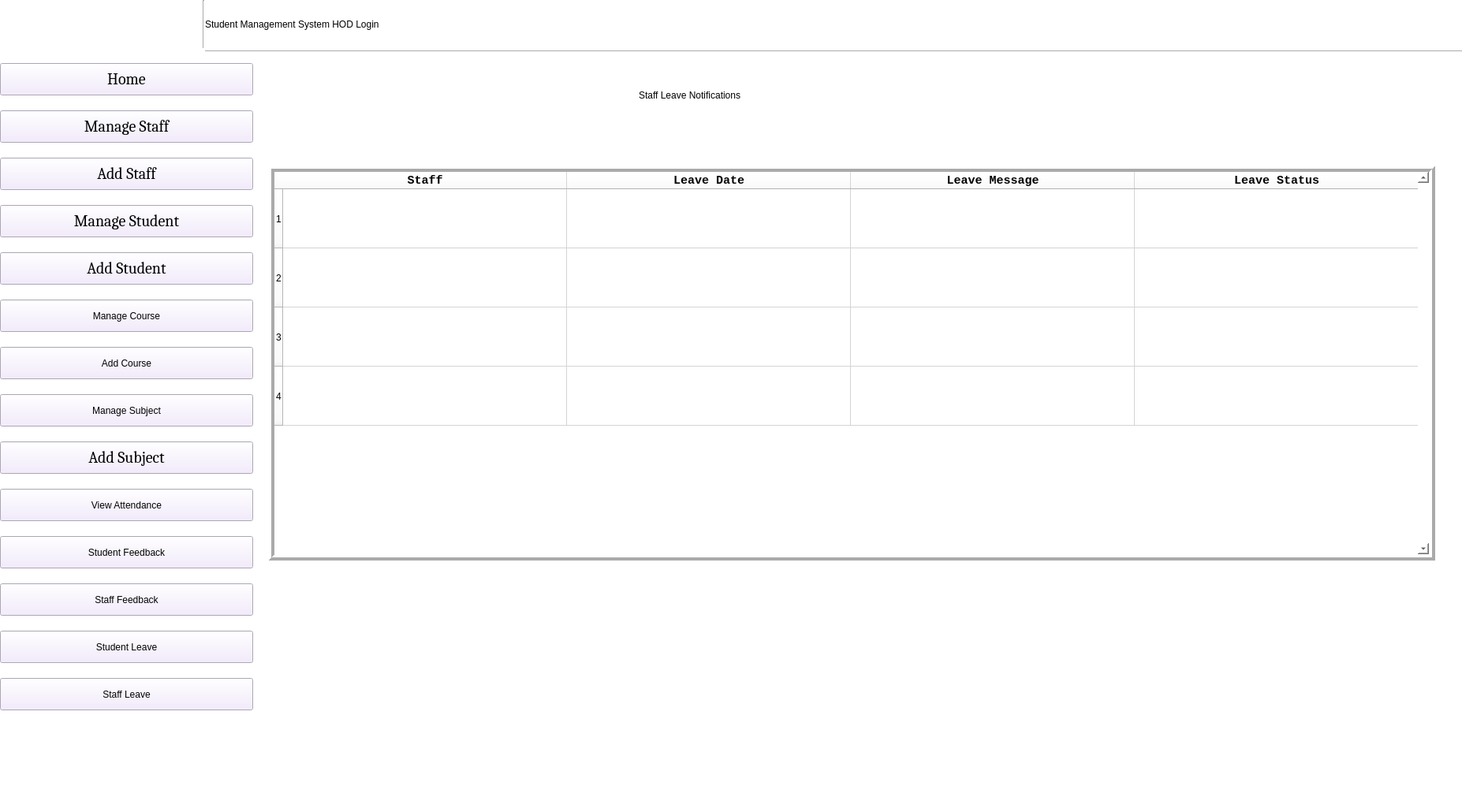
<?xml version="1.0" encoding="UTF-8"?>
<ui version="4.0">
 <class>MainWindow</class>
 <widget class="QMainWindow" name="MainWindow">
  <property name="geometry">
   <rect>
    <x>0</x>
    <y>0</y>
    <width>1854</width>
    <height>1030</height>
   </rect>
  </property>
  <property name="windowTitle">
   <string>MainWindow</string>
  </property>
  <property name="styleSheet">
   <string notr="true">background-color: rgb(255,255,255);</string>
  </property>
  <widget class="QWidget" name="centralwidget">
   <widget class="Line" name="line">
    <property name="geometry">
     <rect>
      <x>260</x>
      <y>50</y>
      <width>1661</width>
      <height>31</height>
     </rect>
    </property>
    <property name="orientation">
     <enum>Qt::Horizontal</enum>
    </property>
   </widget>
   <widget class="Line" name="line_2">
    <property name="geometry">
     <rect>
      <x>250</x>
      <y>0</y>
      <width>16</width>
      <height>61</height>
     </rect>
    </property>
    <property name="orientation">
     <enum>Qt::Vertical</enum>
    </property>
   </widget>
   <widget class="QLabel" name="viewAttendance_l">
    <property name="geometry">
     <rect>
      <x>260</x>
      <y>0</y>
      <width>721</width>
      <height>61</height>
     </rect>
    </property>
    <property name="styleSheet">
     <string notr="true">font: 36pt &quot;Microsoft Himalaya&quot;;</string>
    </property>
    <property name="text">
     <string>Student Management System HOD Login</string>
    </property>
   </widget>
   <widget class="QLabel" name="subject_l">
    <property name="geometry">
     <rect>
      <x>810</x>
      <y>80</y>
      <width>461</width>
      <height>81</height>
     </rect>
    </property>
    <property name="styleSheet">
     <string notr="true">font: 36pt &quot;Microsoft Himalaya&quot;;</string>
    </property>
    <property name="text">
     <string>Staff Leave Notifications</string>
    </property>
    <property name="buddy">
     <cstring>subject_l</cstring>
    </property>
   </widget>
   <widget class="QTableWidget" name="StaffLeave_t">
    <property name="geometry">
     <rect>
      <x>340</x>
      <y>210</y>
      <width>1480</width>
      <height>501</height>
     </rect>
    </property>
    <property name="frameShape">
     <enum>QFrame::Box</enum>
    </property>
    <property name="frameShadow">
     <enum>QFrame::Raised</enum>
    </property>
    <property name="lineWidth">
     <number>4</number>
    </property>
    <property name="verticalScrollBarPolicy">
     <enum>Qt::ScrollBarAlwaysOn</enum>
    </property>
    <property name="horizontalScrollBarPolicy">
     <enum>Qt::ScrollBarAlwaysOff</enum>
    </property>
    <property name="sizeAdjustPolicy">
     <enum>QAbstractScrollArea::AdjustToContents</enum>
    </property>
    <property name="selectionMode">
     <enum>QAbstractItemView::SingleSelection</enum>
    </property>
    <property name="selectionBehavior">
     <enum>QAbstractItemView::SelectRows</enum>
    </property>
    <property name="showGrid">
     <bool>true</bool>
    </property>
    <property name="gridStyle">
     <enum>Qt::SolidLine</enum>
    </property>
    <property name="sortingEnabled">
     <bool>true</bool>
    </property>
    <property name="wordWrap">
     <bool>true</bool>
    </property>
    <property name="cornerButtonEnabled">
     <bool>true</bool>
    </property>
    <property name="rowCount">
     <number>4</number>
    </property>
    <property name="columnCount">
     <number>4</number>
    </property>
    <attribute name="horizontalHeaderCascadingSectionResizes">
     <bool>true</bool>
    </attribute>
    <attribute name="horizontalHeaderDefaultSectionSize">
     <number>360</number>
    </attribute>
    <attribute name="horizontalHeaderMinimumSectionSize">
     <number>100</number>
    </attribute>
    <attribute name="verticalHeaderDefaultSectionSize">
     <number>75</number>
    </attribute>
    <attribute name="verticalHeaderMinimumSectionSize">
     <number>50</number>
    </attribute>
    <row/>
    <row/>
    <row/>
    <row/>
    <column>
     <property name="text">
      <string>Staff</string>
     </property>
     <property name="font">
      <font>
       <family>Consolas</family>
       <pointsize>11</pointsize>
       <weight>75</weight>
       <bold>true</bold>
      </font>
     </property>
    </column>
    <column>
     <property name="text">
      <string>Leave Date</string>
     </property>
     <property name="font">
      <font>
       <family>Consolas</family>
       <pointsize>11</pointsize>
       <weight>75</weight>
       <bold>true</bold>
      </font>
     </property>
    </column>
    <column>
     <property name="text">
      <string>Leave Message</string>
     </property>
     <property name="font">
      <font>
       <family>Consolas</family>
       <pointsize>11</pointsize>
       <weight>75</weight>
       <bold>true</bold>
      </font>
     </property>
    </column>
    <column>
     <property name="text">
      <string>Leave Status</string>
     </property>
     <property name="font">
      <font>
       <family>Consolas</family>
       <pointsize>11</pointsize>
       <weight>75</weight>
       <bold>true</bold>
      </font>
     </property>
    </column>
   </widget>
   <widget class="QPushButton" name="ManageSubject_b">
    <property name="geometry">
     <rect>
      <x>0</x>
      <y>500</y>
      <width>321</width>
      <height>41</height>
     </rect>
    </property>
    <property name="styleSheet">
     <string notr="true">font: 15pt &quot;Cambria&quot;;
background-color: rgb(241, 231, 254);</string>
    </property>
    <property name="text">
     <string>Manage Subject</string>
    </property>
   </widget>
   <widget class="QPushButton" name="StudentLeave_b">
    <property name="geometry">
     <rect>
      <x>0</x>
      <y>800</y>
      <width>321</width>
      <height>41</height>
     </rect>
    </property>
    <property name="styleSheet">
     <string notr="true">font: 15pt &quot;Cambria&quot;;
background-color: rgb(241, 231, 254);</string>
    </property>
    <property name="text">
     <string>Student Leave</string>
    </property>
   </widget>
   <widget class="QPushButton" name="Home_b">
    <property name="geometry">
     <rect>
      <x>0</x>
      <y>80</y>
      <width>321</width>
      <height>41</height>
     </rect>
    </property>
    <property name="font">
     <font>
      <family>Cambria</family>
      <pointsize>15</pointsize>
      <weight>50</weight>
      <italic>false</italic>
      <bold>false</bold>
     </font>
    </property>
    <property name="styleSheet">
     <string notr="true">font: 15pt &quot;Cambria&quot;;
background-color: rgb(241, 231, 254);</string>
    </property>
    <property name="text">
     <string>Home</string>
    </property>
   </widget>
   <widget class="QPushButton" name="AddSubject_b">
    <property name="geometry">
     <rect>
      <x>0</x>
      <y>560</y>
      <width>321</width>
      <height>41</height>
     </rect>
    </property>
    <property name="font">
     <font>
      <family>Cambria</family>
      <pointsize>15</pointsize>
      <weight>50</weight>
      <italic>false</italic>
      <bold>false</bold>
     </font>
    </property>
    <property name="styleSheet">
     <string notr="true">font: 15pt &quot;Cambria&quot;;
background-color: rgb(241, 231, 254);</string>
    </property>
    <property name="text">
     <string>Add Subject</string>
    </property>
   </widget>
   <widget class="QPushButton" name="StaffFeedback_b">
    <property name="geometry">
     <rect>
      <x>0</x>
      <y>740</y>
      <width>321</width>
      <height>41</height>
     </rect>
    </property>
    <property name="styleSheet">
     <string notr="true">font: 15pt &quot;Cambria&quot;;
background-color: rgb(241, 231, 254);</string>
    </property>
    <property name="text">
     <string>Staff Feedback</string>
    </property>
   </widget>
   <widget class="QPushButton" name="AddStaff_b">
    <property name="geometry">
     <rect>
      <x>0</x>
      <y>200</y>
      <width>321</width>
      <height>41</height>
     </rect>
    </property>
    <property name="font">
     <font>
      <family>Cambria</family>
      <pointsize>15</pointsize>
      <weight>50</weight>
      <italic>false</italic>
      <bold>false</bold>
     </font>
    </property>
    <property name="styleSheet">
     <string notr="true">font: 15pt &quot;Cambria&quot;;
background-color: rgb(241, 231, 254);</string>
    </property>
    <property name="text">
     <string>Add Staff</string>
    </property>
   </widget>
   <widget class="QPushButton" name="AddCourse_b">
    <property name="geometry">
     <rect>
      <x>0</x>
      <y>440</y>
      <width>321</width>
      <height>41</height>
     </rect>
    </property>
    <property name="styleSheet">
     <string notr="true">font: 15pt &quot;Cambria&quot;;
background-color: rgb(241, 231, 254);</string>
    </property>
    <property name="text">
     <string>Add Course</string>
    </property>
   </widget>
   <widget class="QPushButton" name="ManageCourse_b">
    <property name="geometry">
     <rect>
      <x>0</x>
      <y>380</y>
      <width>321</width>
      <height>41</height>
     </rect>
    </property>
    <property name="styleSheet">
     <string notr="true">font: 15pt &quot;Cambria&quot;;
background-color: rgb(241, 231, 254);</string>
    </property>
    <property name="text">
     <string>Manage Course</string>
    </property>
   </widget>
   <widget class="QPushButton" name="ViewAttendance_b">
    <property name="geometry">
     <rect>
      <x>0</x>
      <y>620</y>
      <width>321</width>
      <height>41</height>
     </rect>
    </property>
    <property name="styleSheet">
     <string notr="true">font: 15pt &quot;Cambria&quot;;
background-color: rgb(241, 231, 254);</string>
    </property>
    <property name="text">
     <string>View Attendance</string>
    </property>
   </widget>
   <widget class="QPushButton" name="StaffLeave_b">
    <property name="geometry">
     <rect>
      <x>0</x>
      <y>860</y>
      <width>321</width>
      <height>41</height>
     </rect>
    </property>
    <property name="styleSheet">
     <string notr="true">font: 15pt &quot;Cambria&quot;;
background-color: rgb(241, 231, 254);</string>
    </property>
    <property name="text">
     <string>Staff Leave</string>
    </property>
   </widget>
   <widget class="QPushButton" name="ManageStaff_b">
    <property name="geometry">
     <rect>
      <x>0</x>
      <y>140</y>
      <width>321</width>
      <height>41</height>
     </rect>
    </property>
    <property name="font">
     <font>
      <family>Cambria</family>
      <pointsize>15</pointsize>
      <weight>50</weight>
      <italic>false</italic>
      <bold>false</bold>
     </font>
    </property>
    <property name="styleSheet">
     <string notr="true">font: 15pt &quot;Cambria&quot;;
background-color: rgb(241, 231, 254);</string>
    </property>
    <property name="text">
     <string>Manage Staff</string>
    </property>
   </widget>
   <widget class="QPushButton" name="AddStudent_b">
    <property name="geometry">
     <rect>
      <x>0</x>
      <y>320</y>
      <width>321</width>
      <height>41</height>
     </rect>
    </property>
    <property name="font">
     <font>
      <family>Cambria</family>
      <pointsize>15</pointsize>
      <weight>50</weight>
      <italic>false</italic>
      <bold>false</bold>
     </font>
    </property>
    <property name="styleSheet">
     <string notr="true">font: 15pt &quot;Cambria&quot;;
background-color: rgb(241, 231, 254);</string>
    </property>
    <property name="text">
     <string>Add Student</string>
    </property>
   </widget>
   <widget class="QPushButton" name="StudentFeedback_b">
    <property name="geometry">
     <rect>
      <x>0</x>
      <y>680</y>
      <width>321</width>
      <height>41</height>
     </rect>
    </property>
    <property name="styleSheet">
     <string notr="true">font: 15pt &quot;Cambria&quot;;
background-color: rgb(241, 231, 254);</string>
    </property>
    <property name="text">
     <string>Student Feedback</string>
    </property>
   </widget>
   <widget class="QPushButton" name="ManageStudent_b">
    <property name="geometry">
     <rect>
      <x>0</x>
      <y>260</y>
      <width>321</width>
      <height>41</height>
     </rect>
    </property>
    <property name="font">
     <font>
      <family>Cambria</family>
      <pointsize>15</pointsize>
      <weight>50</weight>
      <italic>false</italic>
      <bold>false</bold>
     </font>
    </property>
    <property name="styleSheet">
     <string notr="true">font: 15pt &quot;Cambria&quot;;
background-color: rgb(241, 231, 254);</string>
    </property>
    <property name="text">
     <string>Manage Student</string>
    </property>
   </widget>
  </widget>
 </widget>
 <resources/>
 <connections/>
</ui>
